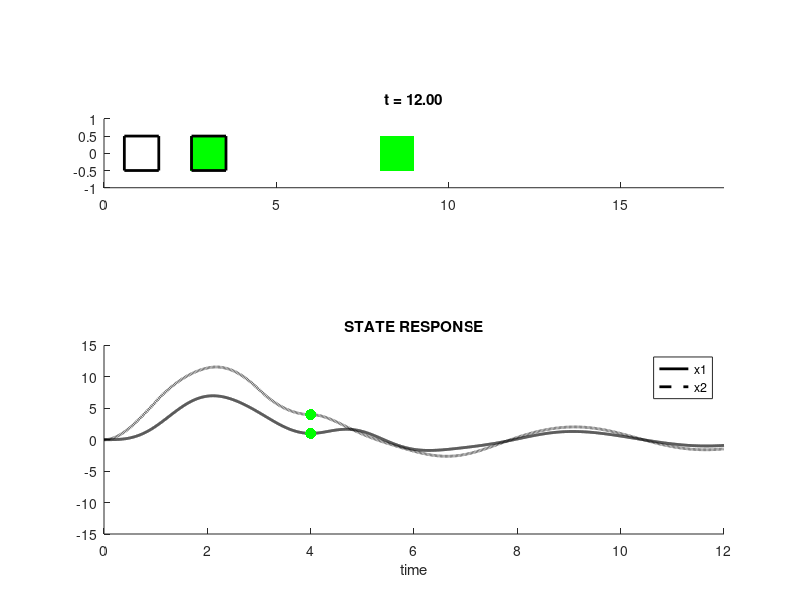

Here is the MATLAB script that generated this plot:
function hw3prob04

% %%
%
% YOUR CODE HERE TO DEFINE...

% - initial condition
x0 = [0;0;0;0];

% - goal
xgoal = [1;0;4;0];

% - length of time interval
h = 1;

% - continuous-time state space system
A = [0 1 0 0;-8 -1 4 1/2; 0 0 0 1;4 .5 -4 -.5];
B = [0;0;0;1/2];
C = [1 0 0 0;0 0 1 0];

% - inputs (a column vector of length n=4)
udiscrete = ...
   [   39.8612;
   15.0541;
   21.3140;
   35.4525];

%
% %%


% SIMULATE THE SYSTEM AND ANIMATE THE RESULTS
Simulate(A,B,C,h,udiscrete,x0,xgoal)

function Simulate(A,B,C,h,udiscrete,x0,xgoal)

n = length(udiscrete);
tgoal = n*h;
ygoal = C*xgoal;
sys = ss(A,B,C,0);
trate = 1000;
ndt = trate+1;
dt = linspace(0,1,ndt);
dt = dt(2:end);
u = udiscrete(1);
t = 0;
for i=1:n
    u = [u repmat(udiscrete(n-(i-1)),1,ndt-1)];
    t = [t t(end)+dt];
end
for i=1:2*n
    u = [u zeros(1,ndt-1)];
    t = [t t(end)+dt];
end
y = lsim(sys,u,t,x0)';

M = CreateMass(y(:,1),ygoal,tgoal,max(t),0);
drawnow;

i = 1;
dt = max(t)/(length(t)-1);
pause(1);
tic;
while (i<length(t))
    if (toc > dt)
        tic;
        i = i+ceil(trate/50);
        M = SetMass(M,y(:,1:i),t(1:i),u(i));
        drawnow;
    end
end

function M = CreateMass(y,ygoal,tgoal,tmax,f)
clf;
subplot(2,1,1);
axis equal;
hold on;
axis([0 18 -1 1]);
set(gcf,'renderer','opengl');
linewidth = 2;
color = 'k';
M.L = 1.5;
M.w = 1;
M.r = 0.1;
M.d = 0.2;
M.peq = [M.L; M.L+M.w+M.L];
M.p = M.peq+y;
M.pgoal = M.peq+ygoal;
for i=1:2
    if (i==1)
        pbase = 0;
    else
        pbase = M.p(i-1)+M.w;
    end
    M.goal(i)=patch(M.pgoal(i)+M.w*[0 1 1 0 0],-(M.w/2)+M.w*[0 0 1 1 0],'g','linestyle','none','facecolor','g');
    M.mass(i)=line(M.p(i)+M.w*[0 1 1 0 0],-(M.w/2)+M.w*[0 0 1 1 0],'linewidth',linewidth,'color',color);
    M.spring(i)=patch(pbase+(M.p(i)-pbase)*[0 1 1 0 0],M.d+M.r*[-1 -1 1 1 -1],'b','linewidth',linewidth/2,'facecolor',1*[0 0 1],'edgecolor',color,'facealpha',0.5);
    M.damper(i)=patch(pbase+(M.p(i)-pbase)*[0 1 1 0 0],-M.d+M.r*[-1 -1 1 1 -1],'r','linewidth',linewidth/2,'facecolor',1*[1 0 0],'edgecolor',color,'facealpha',0.5);
end
M.fscale=0.1;
M.force=plot(M.p(2)+(M.w/2)+(f*M.fscale)*[0 1],[0 0],'m','linewidth',4);
M.title=title(sprintf('t = %5.2f',0));
subplot(2,1,2);
axis([0 tmax -15 15]);
hold on;
M.hplot(1) = plot(0,y(1),'k-','linewidth',2);
M.hplot(2) = plot(0,y(2),'k--','linewidth',2);
M.hgoal(1) = plot(tgoal,ygoal(1),'g.','linestyle','none','markersize',24);
M.hgoal(2) = plot(tgoal,ygoal(2),'g.','linestyle','none','markersize',24);
legend('x1','x2');
title('STATE RESPONSE');
xlabel('time');

function M = SetMass(M,y,t,f)
M.p = M.peq+y(:,end);
for i=1:2
    if (i==1)
        pbase = 0;
    else
        pbase = M.p(i-1)+M.w;
    end
    set(M.mass(i),'xdata',M.p(i)+M.w*[0 1 1 0 0]);
    set(M.spring(i),'xdata',pbase+(M.p(i)-pbase)*[0 1 1 0 0],'facealpha',1-sigmoid((M.p(i)-pbase)-M.L));
    set(M.damper(i),'xdata',pbase+(M.p(i)-pbase)*[0 1 1 0 0],'facealpha',1-sigmoid((M.p(i)-pbase)-M.L));
end
set(M.hplot(1),'xdata',t,'ydata',y(1,:));
set(M.hplot(2),'xdata',t,'ydata',y(2,:));
set(M.force,'xdata',M.p(2)+(M.w/2)+(f*M.fscale)*[0 1]);
set(M.title,'string',sprintf('t = %5.2f',t(end)));

function y = sigmoid(x)
y = 1/(1+exp(-x));






